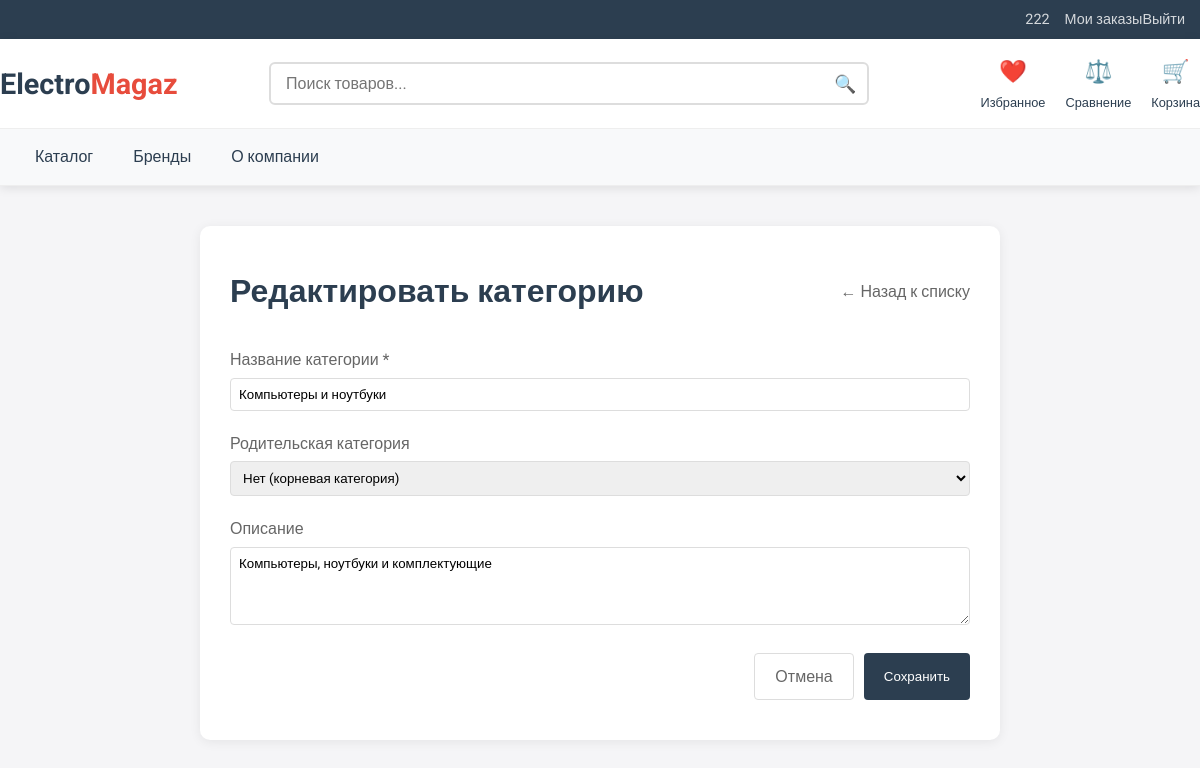
Page /staff/categories/edit/29/ (signed in) on the committed database.
### electomagaz/models.py (models this page shows, shortened)
class User(AbstractUser):
    ROLE_CHOICES = [
        ('admin', 'Админ'),      # Администратор
        ('staff', 'Сотрудник'), # Сотрудник магазина
        ('customer', 'Покупатель'), # Покупатель
    ]
    role = models.CharField(max_length=10, choices=ROLE_CHOICES, default='customer')  # Роль пользователя
    email = models.EmailField(unique=True)  # Email (используется как логин)
    phone = models.CharField(max_length=20, unique=True, null=True, blank=True)  # Телефон
    full_name = models.CharField(max_length=150, blank=True, null=True)  # ФИО
    USERNAME_FIELD = 'email'  # Авторизация по email
    REQUIRED_FIELDS = ['username']  # username обязателен для совместимости

class Category(models.Model):
    name = models.CharField(max_length=100, unique=True)  # Название категории
    description = models.TextField(blank=True, null=True)  # Описание категории
    parent = models.ForeignKey('self', on_delete=models.CASCADE, null=True, blank=True, related_name='subcategories')  # Родительская категория (для вложенности)
    class Meta:
        verbose_name = 'Категория'
        verbose_name_plural = 'Категории'

### electomagaz/views.py (the view, shortened to what this page needs)
# urls.py: path('staff/categories/edit/<int:category_id>/', views.staff_category_edit, name='staff_category_edit'),
@login_required
def staff_category_edit(request, category_id):
    if request.user.role != 'staff':
        return HttpResponseForbidden('Доступ только для сотрудников')
    category = get_object_or_404(Category, id=category_id)
    return render(request, 'staff_category_add.html', {
        'category': category,
        'categories': Category.objects.all()
    })

### electomagaz/templates/staff_category_add.html (shortened to what this page needs)
{% include "header.html" %}
<div style="max-width:800px;margin:40px auto;background:#fff;padding:40px 30px;border-radius:10px;box-shadow:0 2px 12px rgba(0,0,0,0.07);">
    <div style="display:flex;justify-content:space-between;align-items:center;margin-bottom:30px;">
        <h1 style="font-size:2em;color:#2c3e50;margin:0;">{% if category %}Редактировать категорию{% else %}Добавить категорию{% endif %}</h1>
        <a href="/staff/categories/" style="color:#666;text-decoration:none;">← Назад к списку</a>
    </div>
    <form method="POST" style="display:grid;gap:20px;">
        <div>
            <label style="display:block;margin-bottom:5px;color:#666;">Название категории *</label>
            <input type="text" name="name" value="{{ category.name|default:'' }}" required style="width:100%;padding:8px;border:1px solid #ddd;border-radius:4px;">
        </div>
        <div>
            <label style="display:block;margin-bottom:5px;color:#666;">Родительская категория</label>
            <select name="parent" style="width:100%;padding:8px;border:1px solid #ddd;border-radius:4px;">
                <option value="">Нет (корневая категория)</option>
            </select>
        </div>
        <div>
            <label style="display:block;margin-bottom:5px;color:#666;">Описание</label>
            <textarea name="description" rows="4" style="width:100%;padding:8px;border:1px solid #ddd;border-radius:4px;">{{ category.description|default:'' }}</textarea>
        </div>
        <div style="display:flex;gap:10px;justify-content:flex-end;">
            <a href="/staff/categories/" style="padding:10px 20px;color:#666;text-decoration:none;border:1px solid #ddd;border-radius:4px;">Отмена</a>
            <button type="submit" style="background:#2c3e50;color:#fff;padding:10px 20px;border:none;border-radius:4px;cursor:pointer;">{% if category %}Сохранить{% else %}Добавить{% endif %}</button>
        </div>
    </form>
</div>

### electomagaz/templates/header.html (shortened to what this page needs)
<!DOCTYPE html>
<html lang="ru">
<head>
</head>
<body>
    <div class="header-top">
        <div class="container header-top-inner">
            <div class="header-user-nav">
                {% if user.is_authenticated %}
                <a href="/profile">{{ user.username }}</a>
                <a href="/orders">Мои заказы</a>
                <form method="POST" action="/logout/" style="display:inline;">
                    <button type="submit" style="background:none;border:none;color:rgba(255,255,255,0.8);cursor:pointer;font-size:0.9rem;">Выйти</button>
                </form>
                {% else %}
                <a href="/login">Войти</a>
                <a href="/register">Регистрация</a>
                {% endif %}
            </div>
        </div>
    </div>
    <header class="header">
        <div class="container header-main">
            <div class="header-main-inner">
                <a href="/" class="logo">Electro<span>Magaz</span></a>
                <form action="/catalog" method="GET" class="search-form">
                    <input type="text" name="q" placeholder="Поиск товаров..." class="search-input" value="{{ query|default:'' }}">
                    <button type="submit" class="search-button">🔍</button>
                </form>
                <div class="header-actions">
                    <a href="/favorites" class="header-action" style="position: relative;">
                        <div class="header-action-icon">❤️</div>
                        <div class="header-action-text">Избранное</div>
                    </a>
                    <a href="/compare" class="header-action" style="position: relative;">
                        <div class="header-action-icon">⚖️</div>
                        <div class="header-action-text">Сравнение</div>
                    </a>
                    <a href="/cart/" class="header-action">
                        <div class="header-action-icon">🛒</div>
                        <div class="header-action-text">Корзина</div>
                    </a>
                </div>
            </div>
        </div>
        <nav class="nav-main">
            <div class="container">
                <ul class="nav-list">
                    <li class="nav-item"><a href="/catalog" class="nav-link">Каталог</a></li>
                    <li class="nav-item"><a href="/brands" class="nav-link">Бренды</a></li>
                    <li class="nav-item"><a href="/about" class="nav-link">О компании</a></li>
                </ul>
            </div>
        </nav>
    </header>
</body>
</html>

### electomagaz/templates/header.html (style rules this page uses)
* { margin: 0; padding: 0; box-sizing: border-box; font-family: 'Roboto', sans-serif; }
body { background-color: #f5f5f7; color: #333; line-height: 1.6; }
a { text-decoration: none; color: inherit; }
.container { max-width: 1200px; margin: 0 auto; padding: 0 15px; }
.header { background-color: #fff; box-shadow: 0 2px 10px rgba(0,0,0,0.1); }
.header-top { background-color: #2c3e50; color: #fff; padding: 8px 0; font-size: 0.9rem; }
.header-top-inner { display: flex; justify-content: space-between; align-items: center; }
.header-user-nav { display: flex; align-items: center; }
.header-user-nav a { margin-left: 15px; color: rgba(255,255,255,0.8); transition: color 0.2s; }
.header-main { padding: 15px 0; }
.header-main-inner { display: flex; justify-content: space-between; align-items: center; }
.logo { font-size: 1.8rem; font-weight: 700; color: #2c3e50; }
.logo span { color: #e74c3c; }
.search-form { flex: 1; max-width: 600px; margin: 0 30px; position: relative; }
.search-input { width: 100%; padding: 10px 15px; padding-right: 50px; border: 2px solid #ddd; border-radius: 6px; font-size: 1rem; transition: border-color 0.2s; }
.search-button { position: absolute; right: 5px; top: 50%; transform: translateY(-50%); background: none; border: none; padding: 8px; cursor: pointer; color: #777; font-size: 1.1rem; }
.header-actions { display: flex; align-items: center; }
.header-action { display: flex; flex-direction: column; align-items: center; margin-left: 20px; color: #2c3e50; transition: color 0.2s; }
.header-action-icon { font-size: 1.4rem; margin-bottom: 3px; }
.header-action-text { font-size: 0.8rem; }
.nav-main { background-color: #f8f9fa; border-bottom: 1px solid #eee; border-top: 1px solid #eee; }
.nav-list { display: flex; list-style: none; }
.nav-item { position: relative; }
.nav-link { display: block; padding: 15px 20px; color: #2c3e50; font-weight: 500; transition: background-color 0.2s; white-space: nowrap; }

### rows in the picture
User: username "222"
Category: name "Компьютеры и ноутбуки", description "Компьютеры, ноутбуки и комплектующие"
